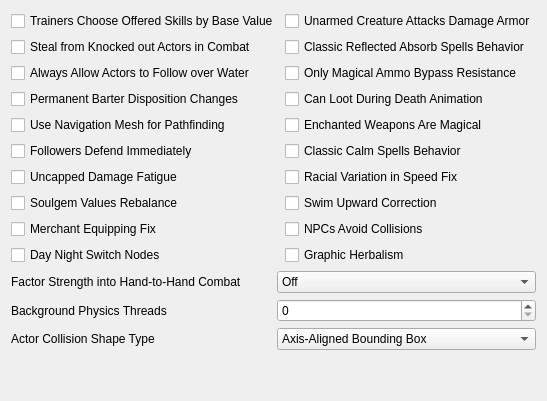
     <widget class="QWidget" name="Gameplay">
      <attribute name="title">
       <string>Gameplay</string>
      </attribute>
      <layout class="QVBoxLayout">
       <item>
        <layout class="QGridLayout" name="gridLayout_3">
         <item row="10" column="0">
          <widget class="QCheckBox" name="uncappedDamageFatigueCheckBox">
           <property name="toolTip">
            <string>&lt;html&gt;&lt;head/&gt;&lt;body&gt;&lt;p&gt;Make Damage Fatigue magic effect uncapped like Drain Fatigue effect.&lt;/p&gt;&lt;p&gt;This means that unlike Morrowind you will be able to knock down actors using this effect.&lt;/p&gt;&lt;/body&gt;&lt;/html&gt;</string>
           </property>
           <property name="text">
            <string>Uncapped Damage Fatigue</string>
           </property>
          </widget>
         </item>
         <item row="6" column="0">
          <widget class="QCheckBox" name="allowNPCToFollowOverWaterSurfaceCheckBox">
           <property name="toolTip">
            <string>&lt;html&gt;&lt;head/&gt;&lt;body&gt;&lt;p&gt;Give actors an ability to swim over the water surface when they follow other actor independently from their ability to swim. Has effect only when nav mesh building is enabled.&lt;/p&gt;&lt;/body&gt;&lt;/html&gt;</string>
           </property>
           <property name="text">
            <string>Always Allow Actors to Follow over Water</string>
           </property>
          </widget>
         </item>
         <item row="7" column="0">
          <widget class="QCheckBox" name="permanentBarterDispositionChangeCheckBox">
           <property name="toolTip">
            <string>&lt;html&gt;&lt;head/&gt;&lt;body&gt;&lt;p&gt;Make disposition change of merchants caused by trading permanent.&lt;/p&gt;&lt;/body&gt;&lt;/html&gt;</string>
           </property>
           <property name="text">
            <string>Permanent Barter Disposition Changes</string>
           </property>
          </widget>
         </item>
         <item row="10" column="1">
          <widget class="QCheckBox" name="normaliseRaceSpeedCheckBox">
           <property name="toolTip">
            <string>&lt;html&gt;&lt;head/&gt;&lt;body&gt;&lt;p&gt;Don't use race weight in NPC movement speed calculations.&lt;/p&gt;&lt;/body&gt;&lt;/html&gt;</string>
           </property>
           <property name="text">
            <string>Racial Variation in Speed Fix</string>
           </property>
          </widget>
         </item>
         <item row="9" column="1">
          <widget class="QCheckBox" name="classicCalmSpellsCheckBox">
           <property name="toolTip">
            <string>&lt;html&gt;&lt;head/&gt;&lt;body&gt;&lt;p&gt;Stops combat with NPCs affected by Calm spells every frame -- like in Morrowind without the MCP.&lt;/p&gt;&lt;/body&gt;&lt;/html&gt;</string>
           </property>
           <property name="text">
            <string>Classic Calm Spells Behavior</string>
           </property>
          </widget>
         </item>
         <item row="12" column="1">
          <widget class="QCheckBox" name="avoidCollisionsCheckBox">
           <property name="toolTip">
            <string>&lt;html&gt;&lt;head/&gt;&lt;body&gt;&lt;p&gt;If enabled NPCs apply evasion maneuver to avoid collisions with others.&lt;/p&gt;&lt;/body&gt;&lt;/html&gt;</string>
           </property>
           <property name="text">
            <string>NPCs Avoid Collisions</string>
           </property>
          </widget>
         </item>
         <item row="11" column="0">
          <widget class="QCheckBox" name="rebalanceSoulGemValuesCheckBox">
           <property name="toolTip">
            <string>&lt;html&gt;&lt;head/&gt;&lt;body&gt;&lt;p&gt;Make the value of filled soul gems dependent only on soul magnitude.&lt;/p&gt;&lt;/body&gt;&lt;/html&gt;</string>
           </property>
           <property name="text">
            <string>Soulgem Values Rebalance</string>
           </property>
          </widget>
         </item>
         <item row="13" column="0">
          <widget class="QCheckBox" name="nightDaySwitchesCheckBox">
           <property name="toolTip">
            <string>&lt;html&gt;&lt;head/&gt;&lt;body&gt;&lt;p&gt;If this setting is true, supporting models will make use of day night switch nodes.&lt;/p&gt;&lt;/body&gt;&lt;/html&gt;</string>
           </property>
           <property name="text">
            <string>Day Night Switch Nodes</string>
           </property>
          </widget>
         </item>
         <item row="9" column="0">
          <widget class="QCheckBox" name="followersAttackOnSightCheckBox">
           <property name="toolTip">
            <string>&lt;html&gt;&lt;head/&gt;&lt;body&gt;&lt;p&gt;Make player followers and escorters start combat with enemies who have started combat with them or the player. Otherwise they wait for the enemies or the player to do an attack first.&lt;/p&gt;&lt;/body&gt;&lt;/html&gt;</string>
           </property>
           <property name="text">
            <string>Followers Defend Immediately</string>
           </property>
          </widget>
         </item>
         <item row="8" column="0">
          <widget class="QCheckBox" name="enableNavigatorCheckBox">
           <property name="toolTip">
            <string>&lt;html&gt;&lt;head/&gt;&lt;body&gt;&lt;p&gt;&lt;a name=&quot;docs-internal-guid-f375b85a-7fff-02ff-a5af-c5cff63923c0&quot;/&gt;When enabled, a navigation mesh is built in the background for world geometry to be used for pathfinding. When disabled only the path grid is used to build paths. Single-core CPU systems may have a big performance impact on existing interior location and moving across the exterior world. May slightly affect performance on multi-core CPU systems. Multi-core CPU systems may have different latency for nav mesh update depending on other settings and system performance. Moving across external world, entering/exiting location produce nav mesh update. NPC and creatures may not be able to find path before nav mesh is built around them. Try to disable this if you want to have old fashioned AI which doesn't know where to go when you stand behind that stone and cast a firebolt.&lt;/p&gt;&lt;/body&gt;&lt;/html&gt;</string>
           </property>
           <property name="text">
            <string>Use Navigation Mesh for Pathfinding</string>
           </property>
          </widget>
         </item>
         <item row="6" column="1">
          <widget class="QCheckBox" name="requireAppropriateAmmunitionCheckBox">
           <property name="toolTip">
            <string>&lt;html&gt;&lt;head/&gt;&lt;body&gt;&lt;p&gt;If enabled, a magical ammunition is required to bypass normal weapon resistance or weakness. If disabled, a magical ranged weapon or a magical ammunition is required.&lt;/p&gt;&lt;/body&gt;&lt;/html&gt;</string>
           </property>
           <property name="text">
            <string>Only Magical Ammo Bypass Resistance</string>
           </property>
          </widget>
         </item>
         <item row="13" column="1">
          <widget class="QCheckBox" name="graphicHerbalismCheckBox">
           <property name="toolTip">
            <string>&lt;html&gt;&lt;head/&gt;&lt;body&gt;&lt;p&gt;If this setting is true, containers supporting graphic herbalism will do so instead of opening the menu.&lt;/p&gt;&lt;/body&gt;&lt;/html&gt;</string>
           </property>
           <property name="text">
            <string>Graphic Herbalism</string>
           </property>
          </widget>
         </item>
         <item row="11" column="1">
          <widget class="QCheckBox" name="swimUpwardCorrectionCheckBox">
           <property name="toolTip">
            <string>&lt;html&gt;&lt;head/&gt;&lt;body&gt;&lt;p&gt;Makes player swim a bit upward from the line of sight. Applies only in third person mode. Intended to make simpler swimming without diving.&lt;/p&gt;&lt;/body&gt;&lt;/html&gt;</string>
           </property>
           <property name="text">
            <string>Swim Upward Correction</string>
           </property>
          </widget>
         </item>
         <item row="8" column="1">
          <widget class="QCheckBox" name="enchantedWeaponsMagicalCheckBox">
           <property name="toolTip">
            <string>&lt;html&gt;&lt;head/&gt;&lt;body&gt;&lt;p&gt;Make enchanted weapons without Magical flag bypass normal weapons resistance, like in Morrowind.&lt;/p&gt;&lt;/body&gt;&lt;/html&gt;</string>
           </property>
           <property name="text">
            <string>Enchanted Weapons Are Magical</string>
           </property>
          </widget>
         </item>
         <item row="12" column="0">
          <widget class="QCheckBox" name="preventMerchantEquippingCheckBox">
           <property name="toolTip">
            <string>&lt;html&gt;&lt;head/&gt;&lt;body&gt;&lt;p&gt;Prevents merchants from equipping items that are sold to them.&lt;/p&gt;&lt;/body&gt;&lt;/html&gt;</string>
           </property>
           <property name="text">
            <string>Merchant Equipping Fix</string>
           </property>
          </widget>
         </item>
         <item row="4" column="0">
          <widget class="QCheckBox" name="trainersTrainingSkillsBasedOnBaseSkillCheckBox">
           <property name="toolTip">
            <string>&lt;html&gt;&lt;head/&gt;&lt;body&gt;&lt;p&gt;Trainers now only choose which skills to train using their base skill points, allowing mercantile improving effects to be used without making mercantile an offered skill.&lt;/p&gt;&lt;/body&gt;&lt;/html&gt;</string>
           </property>
           <property name="text">
            <string>Trainers Choose Offered Skills by Base Value</string>
           </property>
          </widget>
         </item>
         <item row="7" column="1">
          <widget class="QCheckBox" name="canLootDuringDeathAnimationCheckBox">
           <property name="toolTip">
            <string>&lt;html&gt;&lt;head/&gt;&lt;body&gt;&lt;p&gt;If this setting is true, the player is allowed to loot actors (e.g. summoned creatures) during death animation, if they are not in combat. In this case we have to increment death counter and run disposed actor's script instantly.&lt;/p&gt;&lt;p&gt;If this setting is false, player has to wait until end of death animation in all cases. Makes using of summoned creatures exploit (looting summoned Dremoras and Golden Saints for expensive weapons) a lot harder. Conflicts with mannequin mods, which use SkipAnim to prevent end of death animation.&lt;/p&gt;&lt;/body&gt;&lt;/html&gt;</string>
           </property>
           <property name="text">
            <string>Can Loot During Death Animation</string>
           </property>
          </widget>
         </item>
         <item row="5" column="0">
          <widget class="QCheckBox" name="stealingFromKnockedOutCheckBox">
           <property name="toolTip">
            <string>&lt;html&gt;&lt;head/&gt;&lt;body&gt;&lt;p&gt;Make stealing items from NPCs that were knocked down possible during combat.&lt;/p&gt;&lt;/body&gt;&lt;/html&gt;</string>
           </property>
           <property name="text">
            <string>Steal from Knocked out Actors in Combat</string>
           </property>
          </widget>
         </item>
         <item row="5" column="1">
          <widget class="QCheckBox" name="classicReflectedAbsorbSpellsCheckBox">
           <property name="toolTip">
            <string>&lt;html&gt;&lt;head/&gt;&lt;body&gt;&lt;p&gt;Effects of reflected Absorb spells are not mirrored - like in Morrowind.&lt;/p&gt;&lt;/body&gt;&lt;/html&gt;</string>
           </property>
           <property name="text">
            <string>Classic Reflected Absorb Spells Behavior</string>
           </property>
          </widget>
         </item>
         <item row="4" column="1">
          <widget class="QCheckBox" name="unarmedCreatureAttacksDamageArmorCheckBox">
           <property name="toolTip">
            <string>&lt;html&gt;&lt;head/&gt;&lt;body&gt;&lt;p&gt;Makes unarmed creature attacks able to reduce armor condition, just as attacks from NPCs and armed creatures.&lt;/p&gt;&lt;/body&gt;&lt;/html&gt;</string>
           </property>
           <property name="text">
            <string>Unarmed Creature Attacks Damage Armor</string>
           </property>
          </widget>
         </item>
        </layout>
       </item>
       <item>
        <layout class="QGridLayout" name="gridLayoutGameMechanics2">
         <item row="0" column="0">
          <widget class="QLabel" name="unarmedFactorsStrengthLabel">
           <property name="text">
            <string>Factor Strength into Hand-to-Hand Combat</string>
           </property>
          </widget>
         </item>
         <item row="0" column="1">
          <widget class="QComboBox" name="unarmedFactorsStrengthComboBox">
           <property name="currentIndex">
            <number>0</number>
           </property>
           <item>
            <property name="text">
             <string>Off</string>
            </property>
           </item>
           <item>
            <property name="text">
             <string>Affect Werewolves</string>
            </property>
           </item>
           <item>
            <property name="text">
             <string>Do Not Affect Werewolves</string>
            </property>
           </item>
          </widget>
         </item>
         <item row="1" column="0">
          <widget class="QLabel" name="physicsThreadsLabel">
           <property name="toolTip">
            <string>&lt;html&gt;&lt;head/&gt;&lt;body&gt;&lt;p&gt;How many threads will be spawned to compute physics update in the background. A value of 0 means that the update will be performed in the main thread.&lt;/p&gt;&lt;p&gt;A value greater than 1 requires the Bullet library be compiled with multithreading support.&lt;/p&gt;&lt;/body&gt;&lt;/html&gt;</string>
           </property>
           <property name="text">
            <string>Background Physics Threads</string>
           </property>
          </widget>
         </item>
         <item row="1" column="1">
          <widget class="QSpinBox" name="physicsThreadsSpinBox"/>
         </item>
         <item row="2" column="0">
          <widget class="QLabel" name="labelActorCollisionShapeType">
           <property name="text">
            <string>Actor Collision Shape Type</string>
           </property>
          </widget>
         </item>
         <item row="2" column="1">
          <widget class="QComboBox" name="actorCollisonShapeTypeComboBox">
           <property name="toolTip">
            <string>Collision is used for both physics simulation and navigation mesh generation for pathfinding. Cylinder gives the best consistency between available navigation paths and ability to move by them. Changing this value affects navigation mesh generation therefore navigation mesh disk cache generated for one value will not be useful with another.</string>
           </property>
           <property name="currentText">
            <string>Axis-Aligned Bounding Box</string>
           </property>
           <item>
            <property name="text">
             <string>Axis-Aligned Bounding Box</string>
            </property>
           </item>
           <item>
            <property name="text">
             <string>Rotating Box</string>
            </property>
           </item>
           <item>
            <property name="text">
             <string>Cylinder</string>
            </property>
           </item>
          </widget>
         </item>
        </layout>
       </item>
       <item>
        <spacer name="verticalSpacerGameMechanics">
         <property name="orientation">
          <enum>Qt::Vertical</enum>
         </property>
         <property name="sizeHint" stdset="0">
          <size>
           <width>20</width>
           <height>40</height>
          </size>
         </property>
        </spacer>
       </item>
      </layout>
     </widget>
